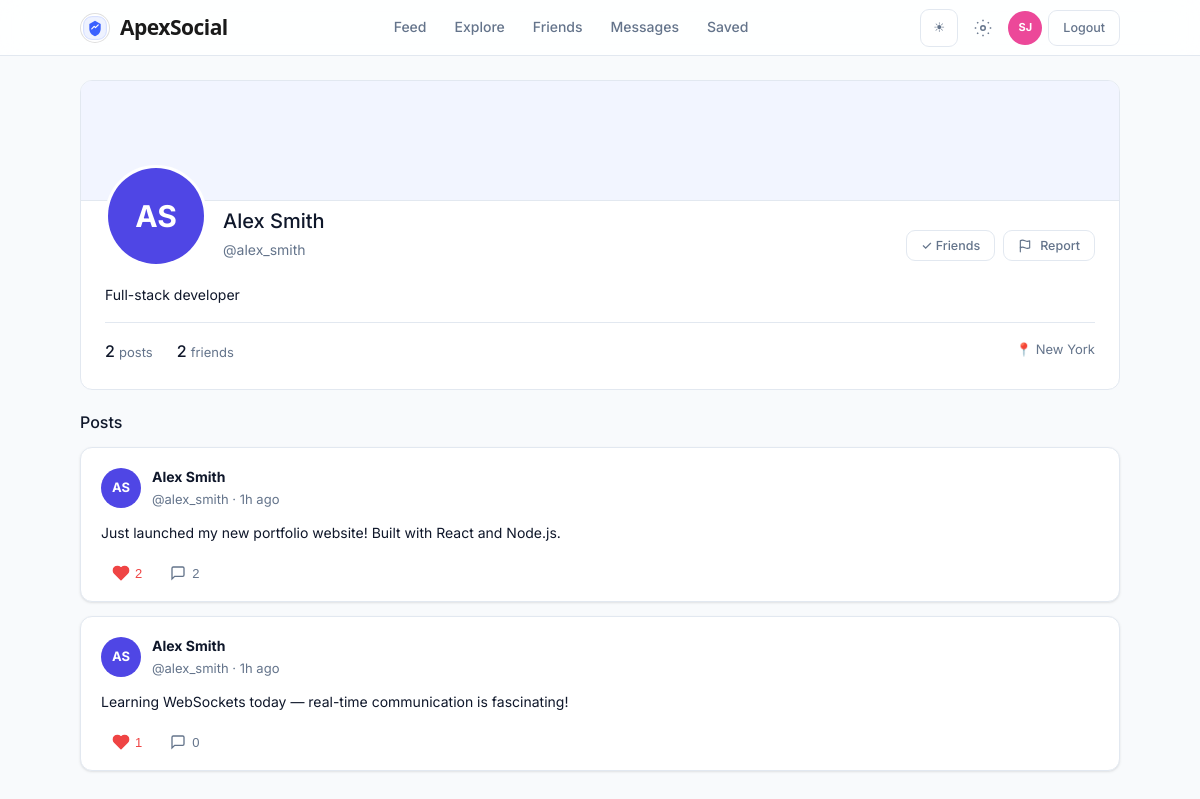
The app's page /pages/profile.php?user=alex_smith (signed in) with its own data.
### tables this page shows
CREATE TABLE IF NOT EXISTS users (
    id INT AUTO_INCREMENT PRIMARY KEY,
    username VARCHAR(50) NOT NULL UNIQUE,
    email VARCHAR(100) NOT NULL UNIQUE,
    password VARCHAR(255) NOT NULL,            
    full_name VARCHAR(100) DEFAULT '',
    bio TEXT DEFAULT NULL,
    location VARCHAR(100) DEFAULT '',
    avatar VARCHAR(255) DEFAULT NULL,
    avatar_color VARCHAR(7) DEFAULT '#4f46e5',
    is_blocked TINYINT(1) DEFAULT 0,
    is_admin TINYINT(1) DEFAULT 0,
    ban_reason TEXT DEFAULT NULL,
    banned_at DATETIME DEFAULT NULL,
    session_invalidated_at DATETIME DEFAULT NULL,
    created_at TIMESTAMP DEFAULT CURRENT_TIMESTAMP
);

CREATE TABLE IF NOT EXISTS posts (
    id INT AUTO_INCREMENT PRIMARY KEY,
    user_id INT NOT NULL,
    content TEXT NOT NULL,
    image VARCHAR(255) DEFAULT NULL,
    pdf VARCHAR(255) DEFAULT NULL,
    repost_of INT DEFAULT NULL,
    status ENUM('pending','approved','rejected') DEFAULT 'pending',
    ml_label TINYINT(1) DEFAULT NULL,
    ml_prob FLOAT DEFAULT NULL,
    ml_category VARCHAR(30) DEFAULT NULL,
    ml_method VARCHAR(20) DEFAULT NULL,
    reviewed_by INT DEFAULT NULL,
    reviewed_at DATETIME DEFAULT NULL,
    reject_reason TEXT DEFAULT NULL,
    created_at TIMESTAMP DEFAULT CURRENT_TIMESTAMP,
    FOREIGN KEY (user_id) REFERENCES users(id) ON DELETE CASCADE,
    FOREIGN KEY (repost_of) REFERENCES posts(id) ON DELETE SET NULL,
    FOREIGN KEY (reviewed_by) REFERENCES users(id) ON DELETE SET NULL,
    INDEX idx_status (status),
    INDEX idx_user_id (user_id)
);

### pages/profile.php (the view, shortened to what this page needs)
<?php
require_once '../includes/config.php';
$me = getCurrentUser($pdo);
$username = $_GET['user'] ?? $me['username'];
$s = $pdo->prepare("SELECT * FROM users WHERE username=? AND is_admin=0");
$s->execute([$username]);
$user = $s->fetch();
$isOwnProfile = ($user['id'] == $me['id']);
$postCount = $pdo->prepare("SELECT COUNT(*) FROM posts WHERE user_id=? AND status='approved'");
$postCount->execute([$user['id']]);
$postCount = $postCount->fetchColumn();
$friendCount = $pdo->prepare("SELECT COUNT(*) FROM friendships WHERE (sender_id=? OR receiver_id=?) AND status='accepted'");
$friendCount->execute([$user['id'], $user['id']]);
$friendCount = $friendCount->fetchColumn();
$posts = $pdo->prepare("
    SELECT p.*,
        COUNT(DISTINCT l.id) AS like_count,
        COUNT(DISTINCT c.id) AS comment_count,
        EXISTS(SELECT 1 FROM likes WHERE post_id=p.id AND user_id=?) AS user_liked
    FROM posts p
    LEFT JOIN likes l ON l.post_id=p.id
    LEFT JOIN comments c ON c.post_id=p.id AND c.status='approved'
    WHERE p.user_id=? AND p.status='approved'
    GROUP BY p.id
    ORDER BY p.created_at DESC
");
$posts->execute([$me['id'], $user['id']]);
$posts = $posts->fetchAll();
$friendStatus = getFriendshipStatus($pdo, $me['id'], $user['id']);
?>
<!DOCTYPE html>
<html lang="en">
<head>
    <link rel="stylesheet" href="../assets/css/style.css?v=loop202605">
</head>
<body>
<?php $nav_active = 'profile'; require APEX_ROOT . '/includes/navbar.php'; ?>
<div class="feed-wrap page-shell shell-animate">
        <div class="card profile-hero">
        <div class="profile-cover"></div>
        <div class="profile-body">
            <div class="profile-header">
                <div class="profile-avatar-wrap">
                    <?= avatarHtml($user, 96, 30) ?>
                </div>
                <div class="profile-meta">
                    <h1 class="profile-name"><?= htmlspecialchars($user['full_name'] ?: $user['username']) ?></h1>
                    <div class="profile-handle">@<?= htmlspecialchars($user['username']) ?></div>
                </div>
                <?php if (!$isOwnProfile): ?>
                <div class="profile-actions">
                    <?php if ($friendStatus === 'friends'): ?>
                        <button class="btn btn-ghost btn-sm">✓ Friends</button>
                    <?php elseif ($friendStatus === 'sent'): ?>
                        <button class="btn btn-ghost btn-sm">Request Sent</button>
                    <?php else: ?>
                        <button class="btn btn-primary btn-sm" onclick="addFriend(<?= $user['id'] ?>, this)">Add Friend</button>
                    <?php endif; ?>
                    <button class="btn btn-ghost btn-sm" onclick="openReportUser(<?= $user['id'] ?>)">
                        <svg width="14" height="14" viewBox="0 0 24 24" fill="none" stroke="currentColor" stroke-width="2" stroke-linecap="round" stroke-linejoin="round"><path d="M4 15s1-1 4-1 5 2 8 2 4-1 4-1V3s-1 1-4 1-5-2-8-2-4 1-4 1z"/><line x1="4" y1="22" x2="4" y2="15"/></svg>
                        Report
                    </button>
                </div>
                <?php endif; ?>
            </div>
            <?php if ($user['bio']): ?>
            <p class="profile-bio"><?= htmlspecialchars($user['bio']) ?></p>
            <?php endif; ?>
            <div class="profile-stats">
                <div class="profile-stat"><strong><?= $postCount ?></strong> <span>posts</span></div>
                <div class="profile-stat"><strong><?= $friendCount ?></strong> <span>friends</span></div>
                <?php if ($user['location']): ?>
                <div class="profile-location">📍 <?= htmlspecialchars($user['location']) ?></div>
                <?php endif; ?>
            </div>
        </div>
    </div>
        <h2 class="section-title">Posts</h2>
    <?php if (empty($posts)): ?>
        <div class="empty">
            <div class="empty-icon">📝</div>
            <h3>No posts yet</h3>
            <p><?= $isOwnProfile ? 'Share your first post!' : 'Nothing to see yet.' ?></p>
        </div>
    <?php else: foreach ($posts as $post): ?>
    <div class="post-card" data-post-id="<?= $post['id'] ?>">
        <div class="post-body">
            <div class="post-head">
                <div class="post-author">
                    <?= avatarHtml($user, 40, 13) ?>
                    <div>
                        <div class="post-aname"><?= htmlspecialchars($user['full_name'] ?: $user['username']) ?></div>
                        <div class="post-asub">@<?= htmlspecialchars($user['username']) ?> · <?= timeAgo($post['created_at']) ?></div>
                    </div>
                </div>
            </div>
            <div class="post-text"><?= nl2br(htmlspecialchars($post['content'])) ?></div>
            <div class="post-foot">
                <button type="button" class="action-btn like-btn <?= $post['user_liked'] ? 'liked' : '' ?>" onclick="toggleLike(<?= (int) $post['id'] ?>, this)">
                    <svg viewBox="0 0 24 24" fill="<?= $post['user_liked'] ? 'currentColor' : 'none' ?>" stroke="currentColor" stroke-width="2" stroke-linecap="round" stroke-linejoin="round"><path d="M20.84 4.61a5.5 5.5 0 0 0-7.78 0L12 5.67l-1.06-1.06a5.5 5.5 0 0 0-7.78 7.78l1.06 1.06L12 21.23l7.78-7.78 1.06-1.06a5.5 5.5 0 0 0 0-7.78z"/></svg>
                    <span class="like-count"><?= (int) $post['like_count'] ?></span>
                </button>
                <button type="button" class="action-btn" onclick="toggleComments(<?= (int) $post['id'] ?>)">
                    <svg viewBox="0 0 24 24" fill="none" stroke="currentColor" stroke-width="2"><path d="M21 15a2 2 0 0 1-2 2H7l-4 4V5a2 2 0 0 1 2-2h14a2 2 0 0 1 2 2z"/></svg>
                    <span><?= (int) $post['comment_count'] ?></span>
                </button>
            </div>
        </div>
    </div>
    <?php endforeach; endif; ?>
</div>
</body>
</html>

### includes/config.php (shortened to what this page needs)
<?php
function getCurrentUser($pdo)
{
    $s = $pdo->prepare('SELECT * FROM users WHERE id=?');
    $s->execute([$_SESSION['user_id']]);
    return $s->fetch();
}
function timeAgo($dt)
{
    $diff = (new DateTime())->diff(new DateTime($dt));
    if ($diff->h) {
        return $diff->h . 'h ago';
    }
    return 'just now';
}
function getInitials($name)
{
    $parts = preg_split('/[\s_]+/', trim($name));
    if (count($parts) >= 2) {
        return strtoupper(substr($parts[0], 0, 1) . substr($parts[1], 0, 1));
    }
    return strtoupper(substr($name, 0, 2));
}
function avatarHtml($user, $size = 40, $fontSize = 13)
{
    $style = "width:{$size}px;height:{$size}px;border-radius:50%;display:flex;align-items:center;justify-content:center;font-size:{$fontSize}px;font-weight:700;color:white;flex-shrink:0;";
    return '<div style="background:' . ($user['avatar_color'] ?? '#4f46e5') . ';' . $style . '">' . getInitials($user['username']) . '</div>';
}
function getFriendshipStatus($pdo, $userId, $targetId)
{
    $s = $pdo->prepare(
        'SELECT * FROM friendships WHERE (sender_id=? AND receiver_id=?) OR (sender_id=? AND receiver_id=?)'
    );
    $s->execute([$userId, $targetId, $targetId, $userId]);
    $f = $s->fetch();
    if ($f['status'] === 'accepted') {
        return 'friends';
    }
    return 'none';
}

### records on screen
users: username "SJ"
users: username "AS", full_name "Alex Smith", username "alex_smith", bio "Full-stack developer", location "New York"
posts: user.username "AS", user.full_name "Alex Smith", user.username "alex_smith", created_at "1h ago", content "Just launched my new portfolio website! Built with React and Node.js.", like_count "2", comment_count "2"
posts: user.username "AS", user.full_name "Alex Smith", user.username "alex_smith", created_at "1h ago", content "Learning WebSockets today — real-time communication is fascinating!", like_count "1", comment_count "0"

### other values on screen
$postCount "2"
$friendCount "2"
